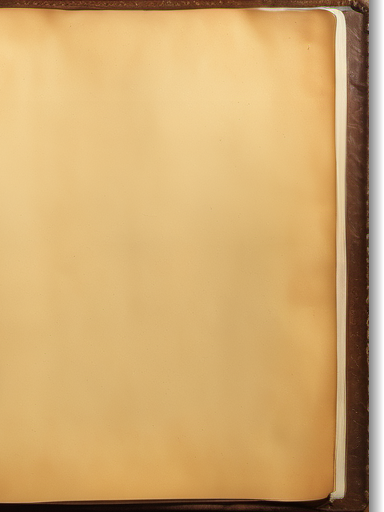
#> input picture src/assets/information_background.png, 384 x 512 px
$ python page_art.py ../../src/assets/information_background.png --out out.png --crop 5 5 5 5
#> lines starting #> are read from the running program, lines starting #| are printed output that depends on the picture
"""生成した本の絵から、情報エリアの背景（9patchの素材）を切り出す。

情報エリアの背景は本のページを模した枠付きの面で、9patchで引き伸ばして使う。9patchは四隅をそのまま、
辺を片方向だけ、中央を両方向に引き伸ばすので、**本の絵から片ページの矩形を切り出して縮めるだけ**で
素材になる。縁は縮小した分だけ細くなり、生成された紙の質感や表紙の陰影はそのまま残る。

SDXLに「本の一部を切り取った構図」は作らせられない（綴じ目・斜め・巻物・文字入りになる。16枚で全滅）。
見開きが画面いっぱいに写った絵を作らせ、切り出しはここでやる。

縁の飾りも生成では頼まない。装飾を求めると豪華な古書の製品写真へ寄り、平置きの白紙見開きが崩れる
（8枚で全滅）。9patchでは辺が引き伸ばされるので、**縁と平行な罫と角の飾り**だけが破綻せずに使える。
どちらもここで描く。太さも位置も設計値で決まる。

切り出しは、フィールドエリア側の辺だけ本の外を少し含め（そこは透明にして、本が落とす影にする）、
残る3辺は本の境界かそのわずか内側で切る。机や背景が入ると、情報エリアの縁に別の物が見えてしまう。

    python page_art.py book.png --out information_background.png \
        --crop 0 33 470 935 --cover-side left --fade 15 --short 384

--crop は左上のx y と 幅 高さ。--cover-side は切り出しの中で表紙（フィールド側）がどちら側かで、
出力では常に右へ来るよう必要なら反転する。--fade はその辺の外側を透明にする幅（切り出し前の座標）。
--cut は表紙の途中を落として縁を細くする指定（切り出し前の座標での列の範囲）。革は一様なので、
真ん中を抜いて繋いでも見えない。--short は仕上がりの短辺で、縦横比は保つ（保たないと辺ごとに縁の
太さが変わる）。使った設定は出力の隣へ .json として残す。
"""

from __future__ import annotations

import argparse
import json
from pathlib import Path
import sys

import numpy as np
from PIL import Image, ImageDraw

# 書き先が端末でない Windows でも日本語を書けるように（tests/architecture/pythonStdout.test.ts）。
sys.stdout.reconfigure(encoding="utf-8")

# 仕上がりの短辺。9patchなので中央は引き伸ばされる。縁と角が入る大きさがあればよい。
SHORT_SIDE = 128


# [64 lines left out: functions draw_rule, splice, tint_paper, shade_outside, not called in this run]


def main() -> None:
    parser = argparse.ArgumentParser(description=__doc__)
    parser.add_argument("source", help="本の絵（見開きが画面いっぱい）")
    parser.add_argument("--out", required=True)
    parser.add_argument("--crop", type=int, nargs=4, metavar=("X", "Y", "W", "H"), required=True,
                        help="切り出す片ページの矩形")
    parser.add_argument("--cover-side", choices=["left", "right"], default="right",
                        help="切り出しの中で表紙（フィールド側）がどちらか。出力では常に右へ来る")
    parser.add_argument("--fade", type=int, default=0, help="本の外を透明にする幅（切り出し前の座標）")
    parser.add_argument("--cut", type=int, nargs=2, metavar=("FROM", "TO"), action="append",
                        help="縁の途中を落として細くする列の範囲（切り出し前の座標）。複数回指定できる")
    parser.add_argument("--cut-rows", type=int, nargs=2, metavar=("FROM", "TO"), action="append",
                        help="中央の行を落として縦横比を詰める範囲（切り出し前の座標）。複数回指定できる")
    parser.add_argument("--blend", type=int, default=48, help="落とした継ぎ目をクロスフェードする幅")
    parser.add_argument("--paper", help="紙の色を寄せる目標（#RRGGBB）。表紙の革は動かさない")
    parser.add_argument("--paper-curve", type=int, nargs=3, metavar=("LOW", "FULL", "SOFT"),
                        default=(110, 140, 200), help="効かせる明度の範囲（革と紙の境目・全開・落とし始め）")
    parser.add_argument("--short", type=int, default=SHORT_SIDE, help="仕上がりの短辺")
    parser.add_argument("--rule-inset", type=int, default=0, help="罫を引く位置（縁からの距離）。0で罫なし")
    parser.add_argument("--rule-color", default="#8a6a2f", help="罫の色")
    parser.add_argument("--corner", type=int, default=0, help="角で罫を二重にする長さ。0で無し")
    args = parser.parse_args()

    x, y, width, height = args.crop
    page = Image.open(args.source).convert("RGB").crop((x, y, x + width, y + height))
    # 後ろから順に詰める。前から詰めると、残りの範囲の座標がずれる。
    pixels = np.asarray(page, dtype=np.float64)
    for start, end in sorted(args.cut or [], reverse=True):
        pixels = splice(pixels, start, end, args.blend, axis=1)
    for start, end in sorted(args.cut_rows or [], reverse=True):
        pixels = splice(pixels, start, end, args.blend, axis=0)
    page = Image.fromarray(np.clip(pixels, 0, 255).astype(np.uint8), "RGB")
    width, height = page.width, page.height
#> width = 5; height = 5
    if args.cover_side == "left":
        page = page.transpose(Image.FLIP_LEFT_RIGHT)
    scale = args.short / min(width, height)
#> scale = 25.6
    page = page.resize((max(1, round(width * scale)), max(1, round(height * scale))), Image.LANCZOS)
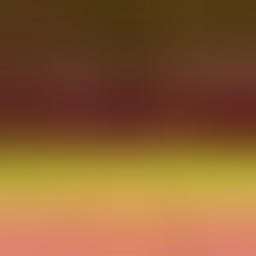
#> page: PIL image 128x128 RGB (shown 2 times larger); mean R, G, B 138.6, 93.6, 50

    if args.paper:
        page = tint_paper(page, args.paper, tuple(args.paper_curve), inset=max(8, round(args.short * 0.15)))
    if args.rule_inset > 0:
        draw_rule(page, args.rule_inset, args.rule_color, args.corner)
    if args.fade > 0:
        page = shade_outside(page, max(1, round(args.fade * scale)))

    out = Path(args.out)
    out.parent.mkdir(parents=True, exist_ok=True)
    page.save(out)

    settings = {
        "source": Path(args.source).name,
        "crop": args.crop,
        "coverSide": args.cover_side,
        "fade": args.fade,
        "short": args.short,
        "size": [page.width, page.height],
        "scale": round(scale, 4),
    }
    out.with_suffix(".json").write_text(json.dumps(settings, ensure_ascii=False, indent=2), "utf-8")
    print(f"{out}  {width}x{height} を {page.width}x{page.height} へ（{scale:.3f}倍）")
#| out.png  5x5 を 128x128 へ（25.600倍）


if __name__ == "__main__":
    main()
